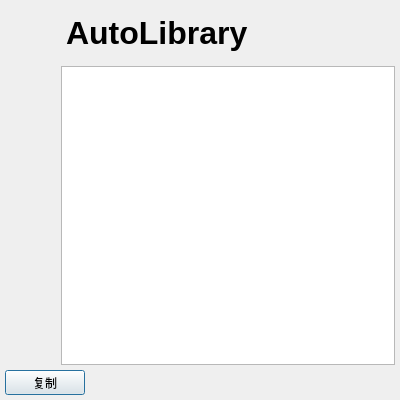
<?xml version="1.0" encoding="UTF-8"?>
<ui version="4.0">
 <class>ALAboutDialog</class>
 <widget class="QDialog" name="ALAboutDialog">
  <property name="geometry">
   <rect>
    <x>0</x>
    <y>0</y>
    <width>400</width>
    <height>400</height>
   </rect>
  </property>
  <property name="minimumSize">
   <size>
    <width>400</width>
    <height>400</height>
   </size>
  </property>
  <property name="maximumSize">
   <size>
    <width>800</width>
    <height>400</height>
   </size>
  </property>
  <property name="windowTitle">
   <string>关于 - AutoLibrary</string>
  </property>
  <property name="sizeGripEnabled">
   <bool>false</bool>
  </property>
  <layout class="QVBoxLayout" name="ALAboutDialogLayout">
   <property name="spacing">
    <number>5</number>
   </property>
   <property name="leftMargin">
    <number>5</number>
   </property>
   <property name="topMargin">
    <number>5</number>
   </property>
   <property name="rightMargin">
    <number>5</number>
   </property>
   <property name="bottomMargin">
    <number>5</number>
   </property>
   <item>
    <layout class="QHBoxLayout" name="LogoLayout">
     <property name="spacing">
      <number>5</number>
     </property>
     <item>
      <widget class="QLabel" name="LogoIconLabel">
       <property name="minimumSize">
        <size>
         <width>56</width>
         <height>56</height>
        </size>
       </property>
       <property name="maximumSize">
        <size>
         <width>56</width>
         <height>56</height>
        </size>
       </property>
       <property name="text">
        <string/>
       </property>
       <property name="scaledContents">
        <bool>true</bool>
       </property>
       <property name="indent">
        <number>0</number>
       </property>
      </widget>
     </item>
     <item>
      <widget class="QLabel" name="LogoTextLabel">
       <property name="font">
        <font>
         <pointsize>24</pointsize>
         <bold>true</bold>
        </font>
       </property>
       <property name="lineWidth">
        <number>0</number>
       </property>
       <property name="text">
        <string>AutoLibrary</string>
       </property>
       <property name="margin">
        <number>0</number>
       </property>
       <property name="indent">
        <number>0</number>
       </property>
      </widget>
     </item>
    </layout>
   </item>
   <item>
    <layout class="QHBoxLayout" name="AboutInfoLayout">
     <property name="spacing">
      <number>0</number>
     </property>
     <item>
      <widget class="QFrame" name="AboutInfoSpaceFrame">
       <property name="minimumSize">
        <size>
         <width>56</width>
         <height>0</height>
        </size>
       </property>
       <property name="maximumSize">
        <size>
         <width>56</width>
         <height>16777215</height>
        </size>
       </property>
       <property name="frameShape">
        <enum>QFrame::Shape::NoFrame</enum>
       </property>
       <property name="frameShadow">
        <enum>QFrame::Shadow::Plain</enum>
       </property>
       <property name="lineWidth">
        <number>0</number>
       </property>
      </widget>
     </item>
     <item>
      <widget class="QTextBrowser" name="AboutInfoBrowser">
       <property name="frameShadow">
        <enum>QFrame::Shadow::Plain</enum>
       </property>
       <property name="verticalScrollBarPolicy">
        <enum>Qt::ScrollBarPolicy::ScrollBarAlwaysOff</enum>
       </property>
       <property name="horizontalScrollBarPolicy">
        <enum>Qt::ScrollBarPolicy::ScrollBarAlwaysOff</enum>
       </property>
       <property name="lineWrapMode">
        <enum>QTextEdit::LineWrapMode::NoWrap</enum>
       </property>
       <property name="openExternalLinks">
        <bool>true</bool>
       </property>
       <property name="openLinks">
        <bool>true</bool>
       </property>
      </widget>
     </item>
    </layout>
   </item>
   <item>
    <widget class="QPushButton" name="CopyButton">
     <property name="minimumSize">
      <size>
       <width>80</width>
       <height>25</height>
      </size>
     </property>
     <property name="maximumSize">
      <size>
       <width>80</width>
       <height>25</height>
      </size>
     </property>
     <property name="text">
      <string>复制</string>
     </property>
    </widget>
   </item>
  </layout>
 </widget>
 <resources/>
 <connections/>
</ui>
